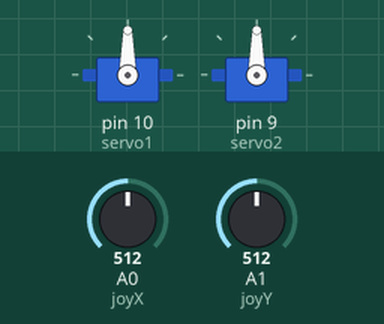
Recording of a sketch running on a simulated Arduino Uno, built with avr-gcc and run on an emulated ATmega328P. Shown: 2 × servo. Inputs (shaded band) come from the test bench; at power-on: A0 (joyX) = 512, A1 (joyY) = 512.

Above: at 1.2 s.
1.3 s: A0 (joyX) set to 716
At 2.4 s:
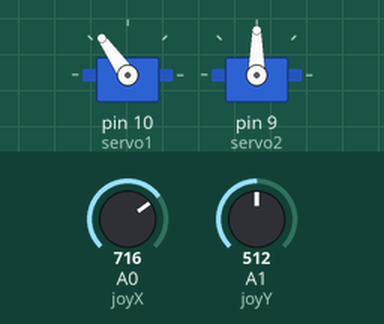
2.8 s: A1 (joyY) set to 716
At 3.3 s:
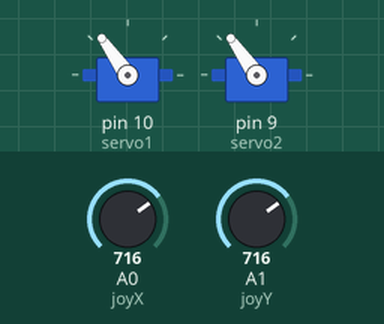
4.3 s: A0 (joyX) set to 900
At 5.0 s:
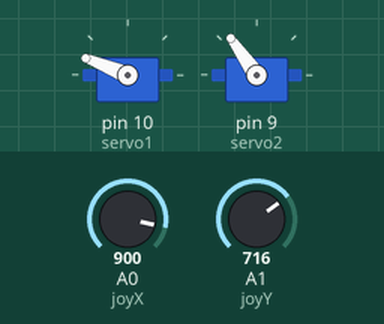
5.8 s: A1 (joyY) set to 900
At 7.0 s:
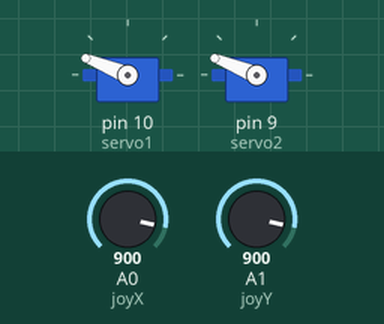
7.3 s: A0 (joyX) set to 1023
At 8.0 s:
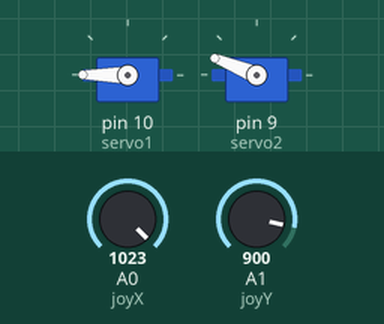
8.8 s: A1 (joyY) set to 1023
At 10.1 s:
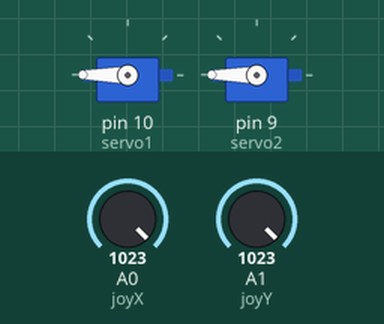
Timing chart, 0 to 11.3 s (numbered marks = the images above; inputs shaded):
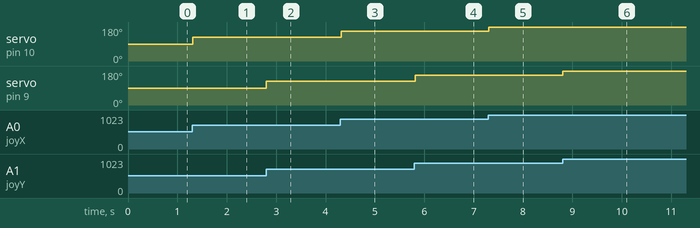

Measured:
- after the input at 1.3 s, servo on pin 10 (servo1): 90° → 125° at once
- after the input at 2.8 s, servo on pin 9 (servo2): 90° → 125° at once
- after the input at 4.3 s, servo on pin 10 (servo1): 125° → 158° at once
- after the input at 5.8 s, servo on pin 9 (servo2): 125° → 158° at once
- after the input at 7.3 s, servo on pin 10 (servo1): 158° → 180° at once
- after the input at 8.8 s, servo on pin 9 (servo2): 158° → 180° at once

The sketch:

joystickcontrol_oct2_vol_0.13.ino
```cpp
#include <Servo.h>.
// defines servos
Servo servo1;
Servo servo2;

// gives variables to joystick readings
int joyX = 0;
int joyY = 1;

int joyVal; // creates variable for joystick value

void setup() {

servo1.attach(10);
servo2.attach(9);

}

void loop() {

joyVal = analogRead(joyX); // reads value from the joystick
joyVal = map(joyVal, 0, 1023, 0, 180); // change value range to 0-180
servo1.write(joyVal); // writes value to servo

joyVal = analogRead(joyY);
joyVal = map(joyVal, 0, 1023, 0, 180);
servo2.write(joyVal);
delay(20);

}
```
